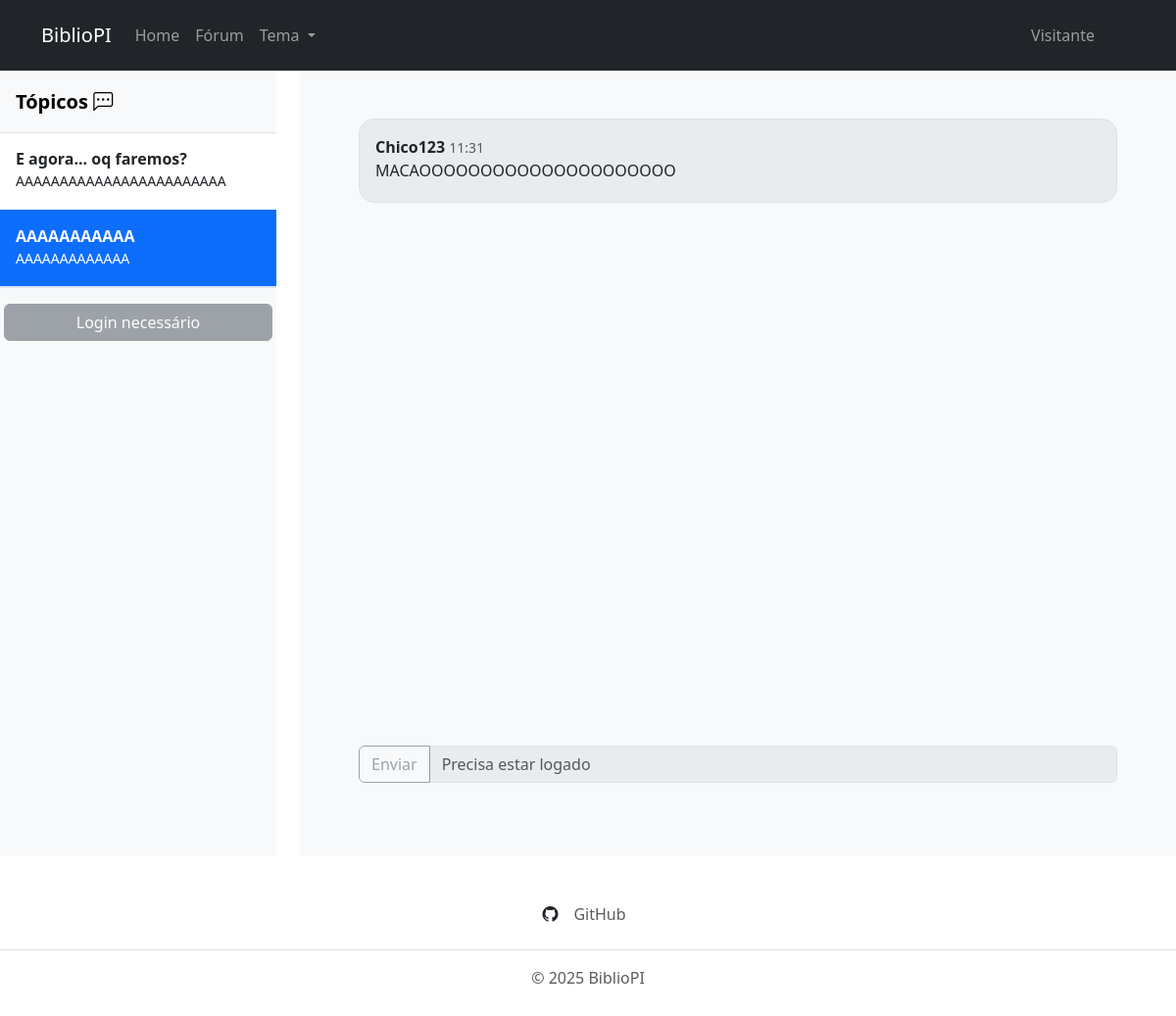
Page /forum/8/ on the committed database.
### app/models.py (models this page shows, shortened)
class Topico(models.Model):
    nome = models.CharField(max_length=200, verbose_name="Nome do post")
    desc = models.CharField(max_length=200, verbose_name="Descrição do post")
    usuario = models.ForeignKey(User, on_delete=models.CASCADE, null=True, blank=True)
    class Meta:
        verbose_name = "Topico"
        verbose_name_plural = "Topicos"

class Mensagem(models.Model):
    topico = models.ForeignKey(Topico, on_delete=models.CASCADE)
    usuario = models.ForeignKey(User, on_delete=models.CASCADE)
    texto = models.CharField(max_length=600, verbose_name="Nome do post")
    criado_em = models.DateTimeField(auto_now_add=True)
    class Meta:
        verbose_name = "Mensagem"
        verbose_name_plural = "Mensagens"

### app/views.py (the view, shortened to what this page needs)
# urls.py: path('forum/', ForumView.as_view(), name='forumLista'),
class ForumView(View):
    def get(self, request, topico_id=None):
        topicos = Topico.objects.all()
        if topico_id is None:
            return render(request, "forum.html", {
                "topicos": topicos,
                "topico": None,
                "mensagens": None
            })
        topico = get_object_or_404(Topico, id=topico_id)
        mensagens = Mensagem.objects.filter(topico=topico).order_by("criado_em")
        return render(request, "forum.html", {
            "topicos": topicos,
            "topico": topico,
            "mensagens": mensagens
        })

### app/templates/forum.html (shortened to what this page needs)
{% extends "base.html" %}
{% block content %}
<div class="row">
    <div class="col-3">
        <div class="flex-column align-items-stretch flex-shrink-0 bg-body-tertiary"
            style="height: 100vh; overflow-y: auto; overflow-x: hidden;">
            <a href="/"
                class="d-flex align-items-center flex-shrink-0 p-3 link-body-emphasis text-decoration-none border-bottom">
                <span class="fs-5 fw-semibold">Tópicos <i class="bi bi-chat-left-dots"></i></span>
            </a>
            <div class="list-group list-group-flush border-bottom scrollarea" id="lista-topicos">
                {% for topico in topicos %}
                <a href="{% url 'forum' topico.id %}" class="list-group-item list-group-item-action py-3 lh-sm">
                    <div class="d-flex w-100 align-items-center justify-content-between">
                        <p class="fw-semibold mb-1">{{ topico.nome }}</p>
                    </div>
                    <div class="col-12 mb-1 small">
                        <p class="mb-1">{{ topico.desc }}</p>
                    </div>
                </a>
                {% endfor %}
            </div>
            <div class="row border-top">
                <div class="col-12 p-3">
                    {% if user.is_authenticated %}
                    <button type="button" class="btn btn-primary w-100" data-bs-toggle="modal"
                        data-bs-target="#modalNovoTopico">
                        + Adicionar Tópico
                    </button>
                    {% else %}
                    <button type="button" class="btn btn-secondary w-100" disabled>
                        Login necessário
                    </button>
                    {% endif %}
                </div>
            </div>
        </div>
    </div>
    <div class="col-9">
        {% if topico %}
        {% include "chat.html" %}
        {% else %}
        <div class="container p-5">
            <div class="alert alert-warning" role="alert">
                Escolha um tópico
            </div>
        </div>
        {% endif %}
    </div>
</div>
{% endblock %}

### app/templates/chat.html (shortened to what this page needs)
<div class="container p-5 bg-body-tertiary" style="min-height: 100vh;">
    <div class="container overflow-y-auto" style="height: 80vh;">
        {% for mensagem in mensagens %}
        <div class="bg-body-secondary flex-column border rounded-4 mb-3 p-3 msg">
            <strong>{{ mensagem.usuario.username }}</strong>
            <small class="text-muted">{{ mensagem.criado_em|date:"H:i" }}</small>
            <p class="mb-1">{{ mensagem.texto }}</p>
        </div>
        {% empty %}
        <div class="alert alert-warning" role="alert">
            Esse forum ainda não tem mensagens, seja o primeiro!
        </div>
        {% endfor %}
    </div>
    <div class="container">
        {% if user.is_authenticated %}
        <form method="POST">
            {% csrf_token %}
            <div class="input-group mb-3">
                <button class="btn btn-outline-secondary" type="submit">Enviar</button>
                <input name="texto" type="text" class="form-control" placeholder='Conversar em #{{ topico.nome }}'
                    required">
            </div>
        </form>
        {% else %}
        <fieldset disabled>
            <div class="input-group mb-3">
                <button class="btn btn-outline-secondary" type="submit" id="button-addon1">Enviar</button>
                <input name="texto" type="text" class="form-control" placeholder='Precisa estar logado' required">
            </div>
        </fieldset>
        {% endif %}
    </div>
</div>

### app/templates/forum.html (style rules this page uses)
html { overflow-x: hidden; }

### app/templates/chat.html (style rules this page uses)
.msg { transition: 0.2s ease; }

### rows in the picture
Topico: nome "E agora... oq faremos?", desc "AAAAAAAAAAAAAAAAAAAAAAAA"
Topico: nome "AAAAAAAAAAA", desc "AAAAAAAAAAAAA"
Mensagem: usuario.username "Chico123", criado_em "11:31", texto "MACAOOOOOOOOOOOOOOOOOOOOO"
